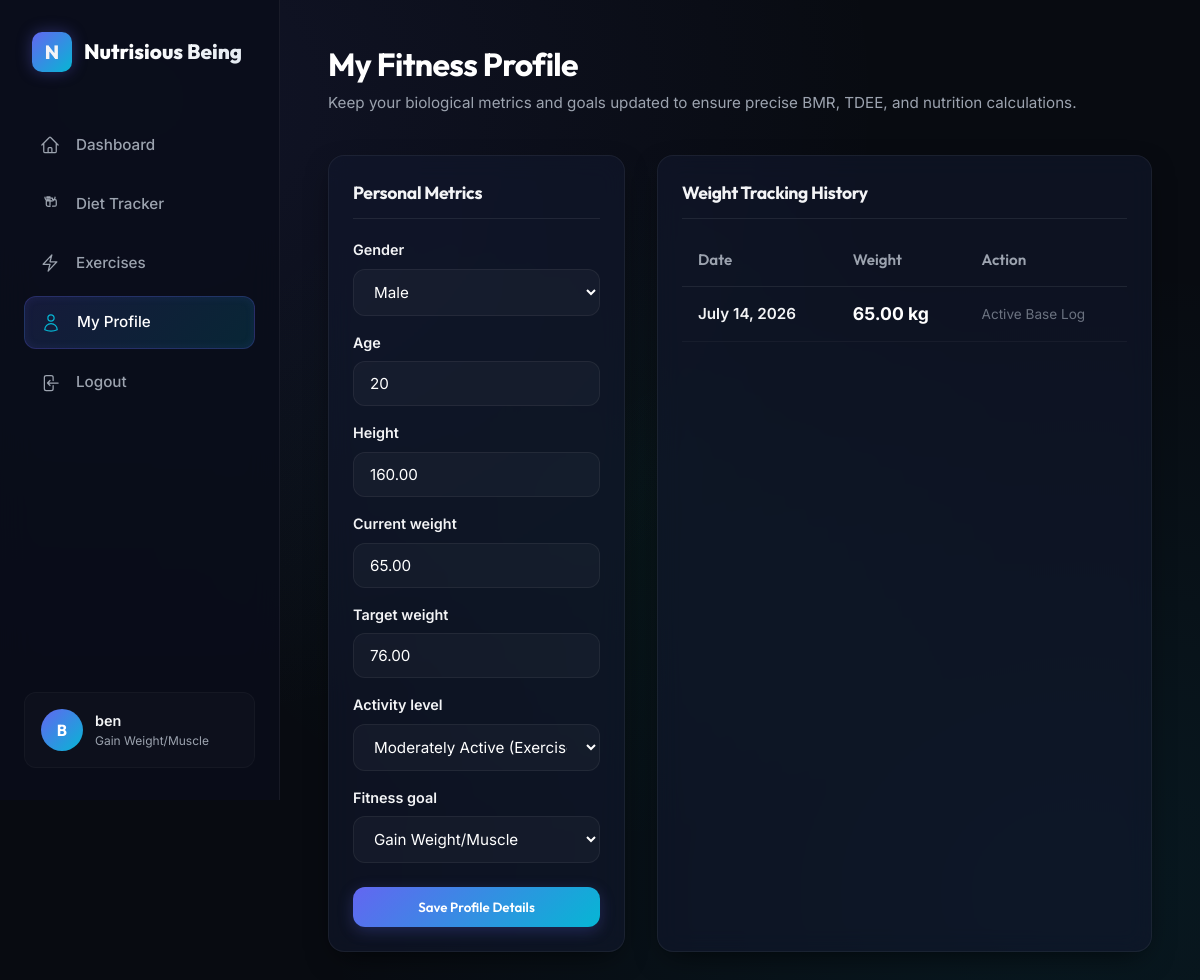
Screenshot of /profile/ (signed in) with the database file from the repository.
### fitness/models.py (models this page shows, shortened)
class UserProfile(models.Model):
    GENDER_CHOICES = [
        ('M', 'Male'),
        ('F', 'Female'),
        ('O', 'Other'),
    ]
    ACTIVITY_CHOICES = [
        ('SED', 'Sedentary (Little or no exercise)'),
        ('LIG', 'Lightly Active (Exercise 1-3 days/week)'),
        ('MOD', 'Moderately Active (Exercise 3-5 days/week)'),
        ('ACT', 'Very Active (Exercise 6-7 days/week)'),
        ('EXT', 'Extra Active (Physical job or heavy exercise)'),
    ]
    GOAL_CHOICES = [
        ('LOSE', 'Lose Weight'),
        ('MAINTAIN', 'Maintain Weight'),
        ('GAIN', 'Gain Weight/Muscle'),
    ]
    user = models.OneToOneField(User, on_delete=models.CASCADE, related_name='profile')
    gender = models.CharField(max_length=1, choices=GENDER_CHOICES)
    age = models.PositiveIntegerField()
    height = models.DecimalField(max_digits=5, decimal_places=2, help_text="Height in cm")
    current_weight = models.DecimalField(max_digits=5, decimal_places=2, help_text="Weight in kg")
    target_weight = models.DecimalField(max_digits=5, decimal_places=2, help_text="Target weight in kg")
    activity_level = models.CharField(max_length=3, choices=ACTIVITY_CHOICES, default='SED')
    fitness_goal = models.CharField(max_length=8, choices=GOAL_CHOICES, default='MAINTAIN')
    created_at = models.DateTimeField(auto_now_add=True)
    updated_at = models.DateTimeField(auto_now=True)

class WeightLog(models.Model):
    user = models.ForeignKey(User, on_delete=models.CASCADE, related_name='weight_logs')
    weight = models.DecimalField(max_digits=5, decimal_places=2, help_text="Weight in kg")
    date = models.DateField(default=timezone.localdate)
    class Meta:
        ordering = ['-date']

### fitness/views.py (the view)
# urls.py: path('profile/', views.profile_view, name='profile'),
@login_required
def profile_view(request):
    user = request.user
    profile = user.profile
    if request.method == 'POST':
        form = UserProfileForm(request.POST, instance=profile)
        if form.is_valid():
            updated_profile = form.save()
            today = timezone.localdate()
            existing_log = WeightLog.objects.filter(user=user, date=today).first()
            if existing_log:
                existing_log.weight = updated_profile.current_weight
                existing_log.save()
            else:
                WeightLog.objects.create(user=user, weight=updated_profile.current_weight, date=today)
            messages.success(request, "Fitness profile updated successfully!")
            return redirect('dashboard')
        else:
            messages.error(request, "Failed to update profile. Please verify your fields.")
    else:
        form = UserProfileForm(instance=profile)
    weight_history = WeightLog.objects.filter(user=user).order_by('-date')[:30]
    return render(request, 'fitness/profile.html', {
        'form': form,
        'weight_history': weight_history
    })

### fitness/forms.py
class UserProfileForm(forms.ModelForm):
    class Meta:
        model = UserProfile
        fields = ['gender', 'age', 'height', 'current_weight', 'target_weight', 'activity_level', 'fitness_goal']
        widgets = {
            'gender': forms.Select(attrs={'class': 'form-control'}),
            'age': forms.NumberInput(attrs={'class': 'form-control', 'min': 1}),
            'height': forms.NumberInput(attrs={'class': 'form-control', 'step': '0.1'}),
            'current_weight': forms.NumberInput(attrs={'class': 'form-control', 'step': '0.1'}),
            'target_weight': forms.NumberInput(attrs={'class': 'form-control', 'step': '0.1'}),
            'activity_level': forms.Select(attrs={'class': 'form-control'}),
            'fitness_goal': forms.Select(attrs={'class': 'form-control'}),
        }

### fitness/templates/fitness/profile.html (shortened to what this page needs)
{% extends 'fitness/base.html' %}
{% block header_left %}
<h1>My Fitness Profile</h1>
<p>Keep your biological metrics and goals updated to ensure precise BMR, TDEE, and nutrition calculations.</p>
{% endblock %}
{% block content %}
<div class="log-layout-grid">
    <div class="glass-card">
        <h3 style="font-size:1.1rem; border-bottom:1px solid rgba(255,255,255,0.08); padding-bottom:12px; margin-bottom:20px;">Personal Metrics</h3>
        <form method="POST" style="display:flex; flex-direction:column; gap:16px;">
            {% for field in form %}
            <div class="form-group" style="margin-bottom:0;">
                <label for="{{ field.id_for_label }}">{{ field.label }}</label>
                {{ field }}
            </div>
            {% endfor %}
            <button type="submit" class="btn-premium" style="justify-content:center; margin-top:8px;">
                Save Profile Details
            </button>
        </form>
    </div>
    <div class="glass-card logs-table-container">
        <h3 style="font-size:1.1rem; border-bottom:1px solid rgba(255,255,255,0.08); padding-bottom:12px;">Weight Tracking History</h3>
        {% if weight_history %}
        <table class="logs-table">
            <thead>
                <tr>
                    <th>Date</th>
                    <th>Weight</th>
                    <th>Action</th>
                </tr>
            </thead>
            <tbody>
                {% for log in weight_history %}
                <tr>
                    <td style="font-weight:600;">{{ log.date|date:"F d, Y" }}</td>
                    <td style="font-size:1.1rem; font-weight:700; color:#FFFFFF;">{{ log.weight }} kg</td>
                    <td>
                        {% if weight_history.count > 1 %}
                            <form method="POST" action="{% url 'delete_weight' log.pk %}">
                                {% csrf_token %}
                                <button type="submit" class="btn-danger">Delete</button>
                            </form>
                        {% else %}
                            <span style="font-size:0.85rem; color:var(--text-muted);">Active Base Log</span>
                        {% endif %}
                    </td>
                </tr>
                {% endfor %}
            </tbody>
        </table>
        {% endif %}
    </div>
</div>
{% endblock %}

### fitness/templates/fitness/base.html (shortened to what this page needs)
{% load static %}
<!DOCTYPE html>
<html lang="en">
<head>
    <link rel="stylesheet" href="{% static 'css/style.css' %}">
</head>
<body>
    <div class="app-container">
        <nav class="sidebar">
            <div class="brand">
                <div class="brand-icon">N</div>
                <span class="brand-name">Nutrisious Being</span>
            </div>
            {% if user.is_authenticated %}
            <ul class="nav-menu">
                <li class="nav-item {% if request.resolver_match.url_name == 'dashboard' %}active{% endif %}">
                    <a href="{% url 'dashboard' %}">
                        <span>Dashboard</span>
                    </a>
                </li>
                <li class="nav-item {% if request.resolver_match.url_name == 'food_log' %}active{% endif %}">
                    <a href="{% url 'food_log' %}">
                        <span>Diet Tracker</span>
                    </a>
                </li>
                <li class="nav-item {% if request.resolver_match.url_name == 'exercise_log' %}active{% endif %}">
                    <a href="{% url 'exercise_log' %}">
                        <svg xmlns="http://www.w3.org/2000/svg" fill="none" viewBox="0 0 24 24" stroke-width="1.5" stroke="currentColor">
                            <path stroke-linecap="round" stroke-linejoin="round" d="M3.75 13.5l10.5-11.25L12 10.5h8.25L9.75 21.75 12 13.5H3.75z" />
                        </svg>
                        <span>Exercises</span>
                    </a>
                </li>
                <li class="nav-item {% if request.resolver_match.url_name == 'profile' %}active{% endif %}">
                    <a href="{% url 'profile' %}">
                        <span>My Profile</span>
                    </a>
                </li>
                <li class="nav-item">
                    <a href="{% url 'logout' %}">
                        <span>Logout</span>
                    </a>
                </li>
            </ul>
            <div class="user-profile-summary">
                <div class="avatar-circle">
                    {{ user.username|slice:":1"|upper }}
                </div>
                <div class="profile-info">
                    <div class="profile-username">{{ user.username }}</div>
                    <div class="profile-meta">{{ user.profile.get_fitness_goal_display }}</div>
                </div>
            </div>
            {% endif %}
        </nav>
        <main class="main-content">
            <div class="header-bar">
                <div class="header-title">
                    {% block header_left %}{% endblock %}
                </div>
            </div>
            {% block content %}{% endblock %}
        </main>
    </div>
</body>
</html>

### rows the page displays
UserProfile: form "Male" "20" "160.00" "65.00" "76.00" "Moderately Active (Exercise 3-5 days/week)" "Gain Weight/Muscle"
WeightLog: date "July 14, 2026", weight "65.00"

### other values shown
{{ user.username|slice:":1"|upper }} "B"
{{ user.username }} "ben"
{{ user.profile.get_fitness_goal_display }} "Gain Weight/Muscle"
{{ field.label }} "Gender" "Age" "Height" "Current weight" "Target weight" "Activity level" "Fitness goal"
